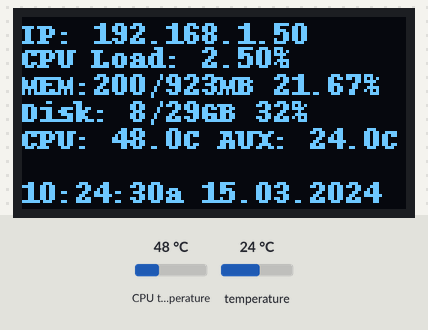
Simulated run of this program. Board: Raspberry Pi (BCM pin numbers). Parts: 128×64 one-colour display. The test bench sets the inputs (shaded band); at power-on: CPU temperature 48 °C, temperature 24 °C. The clock reads 2024-03-15 10:24:30 at power-on unless the program sets it; system figures (address, load, memory, disk, uptime) are fixed made-up values; files that are not in the repository are absent.

Above: at 1.6 s.
1.7 s: CPU temperature set to 31 °C
At 4.2 s:
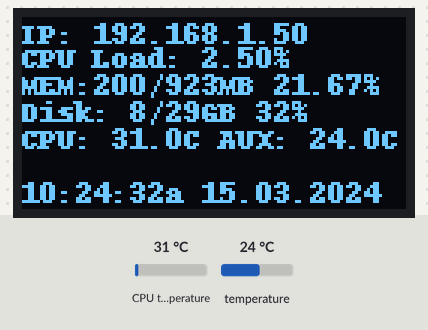
6.4 s: temperature set to 12 °C
At 7.6 s:
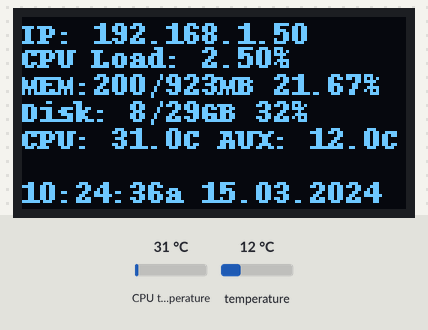
Timing chart, 0 to 9.4 s (numbered marks = the images above; inputs shaded):
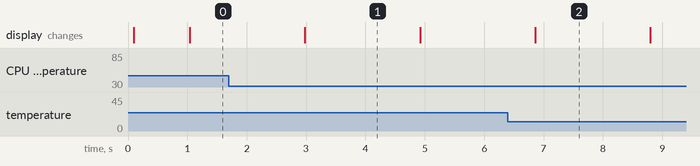

The program:

tempsensortime2.py
```python
import time
import subprocess
from datetime import datetime
from luma.core.interface.serial import i2c
from luma.core.render import canvas
from luma.oled.device import sh1106, ssd1306
from PIL import ImageFont, ImageDraw, Image
from w1thermsensor import W1ThermSensor

serial = i2c(port=1, address=0x3C)
device = sh1106(serial)

#oled_font = ImageFont.truetype("DejaVuSerif.ttf", 14)
oled_font = ImageFont.load_default()

sensor = W1ThermSensor()

while True:
    cmd = "hostname -I | cut -d\' \' -f1 | awk '{printf \"IP: %s\", $0}'"
    IP = subprocess.check_output(cmd, shell=True)
    cmd = "top -bn1 | grep load | awk '{printf \"CPU Load: %.2f\", $(NF-2)*100/4}'"
    CPU = subprocess.check_output(cmd, shell=True).decode().strip() + '%'
    cmd = "free -m | awk 'NR==2{printf \"MEM:%s/%sMB %.2f%%\", $3,$2,$3*100/$2 }'"
    MemUsage = subprocess.check_output(cmd, shell=True)
    cmd = "df -h | awk '$NF==\"/\"{printf \"Disk: %d/%dGB %s\", $3,$2,$5}'"
    Disk = subprocess.check_output(cmd, shell=True)
    Temp = "AUX: {:.1f}C".format(sensor.get_temperature())
    cpu_temp = subprocess.check_output("vcgencmd measure_temp | cut -d'=' -f2", shell=True).decode().strip()
    cpu_temp = float(cpu_temp.replace("'C", ""))
    CPUTemp = "CPU: {:.1f}C".format(cpu_temp)
    cmd = "grep eth0 /proc/net/dev | awk '{printf \"RX/TX: %.2f/%.2f MB\",($2/1000000),($10/1000000)}'"
    Network = subprocess.check_output(cmd, shell=True)

    now = datetime.now()
    current_time = now.strftime("%I:%M:%S%p").lower().replace('am', 'a').replace('pm', 'p')
    current_date = now.strftime("%d.%m.%Y")

    with canvas(device, dither=True) as draw:
        #draw.rectangle(device.bounding_box, outline = "white", fill = "black")
        draw.text((0, 0),  IP, font=oled_font, fill="white")
        draw.text((0, 8), CPU, font=oled_font, fill="white")
        draw.text((0, 17), MemUsage, font=oled_font, fill="white")
        draw.text((0, 26), Disk, font=oled_font, fill="white")
        draw.text((0, 35), CPUTemp + " " + Temp, font=oled_font, fill="white")
        draw.text((0, 44), Network, font=oled_font, fill="white")
        draw.text((0, 53), current_time + " " + current_date, font=oled_font, fill="white")

        #draw.text((60, 60), current_date, font=oled_font, fill="white")

    time.sleep(1)
```

Measured:
- what the display in image 1 shows lasts 1.9 s, from 3.0 s to 4.9 s
